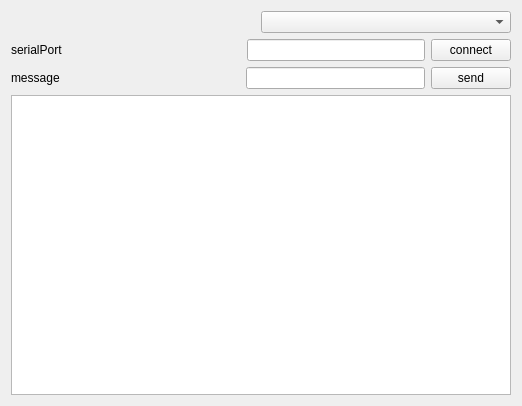
<?xml version="1.0" encoding="UTF-8"?>
<ui version="4.0">
 <class>SerialConsole</class>
 <widget class="QFrame" name="SerialConsole">
  <property name="geometry">
   <rect>
    <x>0</x>
    <y>0</y>
    <width>522</width>
    <height>406</height>
   </rect>
  </property>
  <property name="windowTitle">
   <string>GroupBox</string>
  </property>
  <layout class="QGridLayout" name="gridLayout">
   <item row="0" column="0">
    <layout class="QVBoxLayout" name="verticalLayout">
     <item>
      <layout class="QHBoxLayout" name="horizontalLayout_3">
       <item>
        <spacer name="horizontalSpacer">
         <property name="orientation">
          <enum>Qt::Horizontal</enum>
         </property>
         <property name="sizeHint" stdset="0">
          <size>
           <width>40</width>
           <height>20</height>
          </size>
         </property>
        </spacer>
       </item>
       <item>
        <widget class="QComboBox" name="deviceSelectBox">
         <property name="sizePolicy">
          <sizepolicy hsizetype="MinimumExpanding" vsizetype="Fixed">
           <horstretch>0</horstretch>
           <verstretch>0</verstretch>
          </sizepolicy>
         </property>
        </widget>
       </item>
      </layout>
     </item>
     <item>
      <layout class="QHBoxLayout" name="horizontalLayout">
       <item>
        <widget class="QLabel" name="label">
         <property name="text">
          <string>serialPort</string>
         </property>
        </widget>
       </item>
       <item>
        <spacer name="horizontalSpacer_2">
         <property name="orientation">
          <enum>Qt::Horizontal</enum>
         </property>
         <property name="sizeHint" stdset="0">
          <size>
           <width>40</width>
           <height>20</height>
          </size>
         </property>
        </spacer>
       </item>
       <item>
        <widget class="QLineEdit" name="portNameEdit"/>
       </item>
       <item>
        <widget class="QPushButton" name="connectButton">
         <property name="text">
          <string>connect</string>
         </property>
        </widget>
       </item>
      </layout>
     </item>
     <item>
      <layout class="QHBoxLayout" name="horizontalLayout_2">
       <item>
        <widget class="QLabel" name="label_2">
         <property name="text">
          <string>message</string>
         </property>
        </widget>
       </item>
       <item>
        <spacer name="horizontalSpacer_3">
         <property name="orientation">
          <enum>Qt::Horizontal</enum>
         </property>
         <property name="sizeHint" stdset="0">
          <size>
           <width>40</width>
           <height>20</height>
          </size>
         </property>
        </spacer>
       </item>
       <item>
        <widget class="QLineEdit" name="SCPImessageEdit"/>
       </item>
       <item>
        <widget class="QPushButton" name="sendButton">
         <property name="text">
          <string>send</string>
         </property>
        </widget>
       </item>
      </layout>
     </item>
     <item>
      <widget class="QPlainTextEdit" name="outputTextEdit">
       <property name="readOnly">
        <bool>true</bool>
       </property>
      </widget>
     </item>
    </layout>
   </item>
  </layout>
 </widget>
 <resources/>
 <connections/>
</ui>
